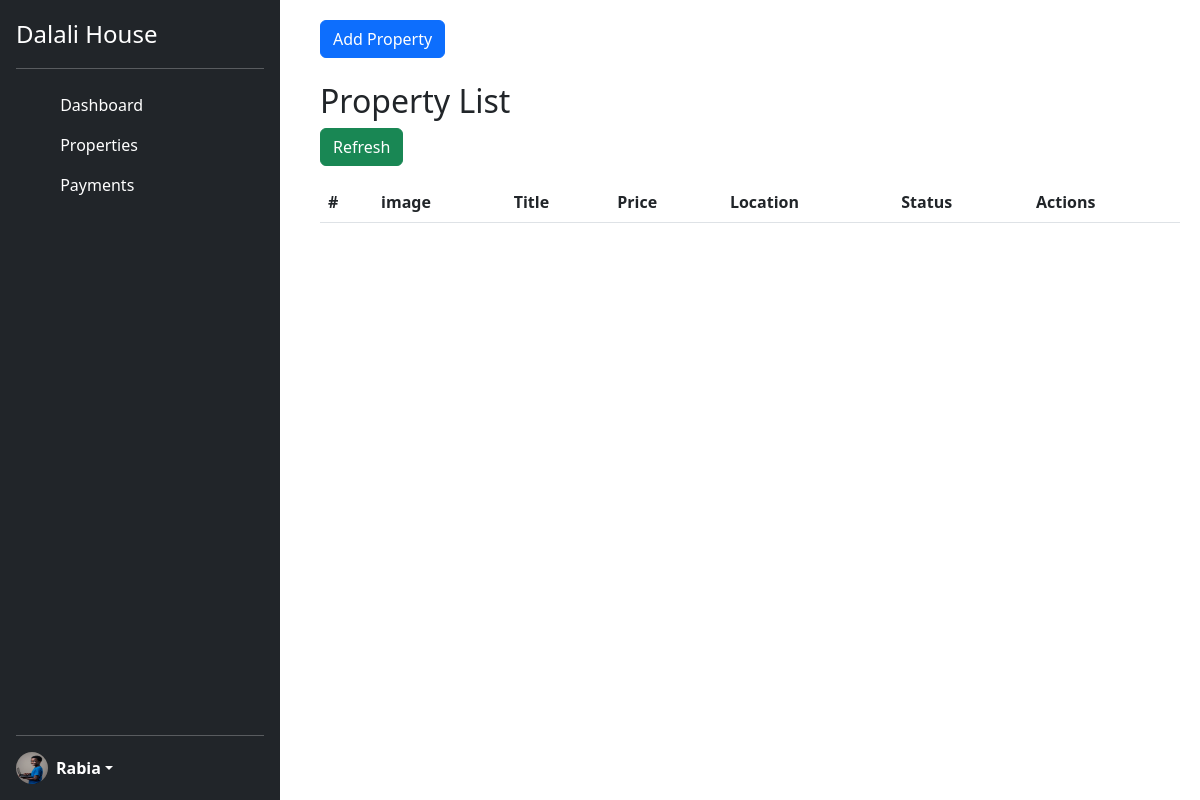
Page /add-property/ (signed in) on the committed database.
### Dalalisell/models.py (models this page shows, shortened)
class CustomUser(AbstractUser):
    ROLE_CHOICE=[
        ('admin' ,'admin'),
        ('seller','seller'),
        ('buyer' ,'buyer'),
    ]
    image = models.ImageField(upload_to='upload/user', null=True, blank=True)
    phone=models.CharField(max_length=14)
    role = models.CharField(max_length=13 ,choices=ROLE_CHOICE, default='buyer')

### Dalalisell/views.py (the view, shortened to what this page needs)
# urls.py: path('add-property/', views.AddPropertyView.as_view(), name='add-property'),
class AddPropertyView(LoginRequiredMixin, View):
    def get(self, request):
        return render(request, 'add_property.html')

### Dalalisell/templates/add_property.html (shortened to what this page needs)
{% extends "base.html" %} {% block content %} {% include "slidebar.html" %}
<div class="main_content" style="margin-left: 300px; padding: 20px">
  <button
    type="button"
    class="btn btn-primary"
    data-bs-toggle="modal"
    data-bs-target="#exampleModal"
  >
    Add Property
  </button>
  <h2 class="mt-4">Property List</h2>
  <a  href="{% url 'viewproperty' %}" class="btn btn-success mb-3"
    >Refresh</a>
  <table class="table table-striped">
    <thead>
      <tr>
        <th scope="col">#</th>
        <th scope="col">image</th>
        <th scope="col">Title</th>
        <th scope="col">Price</th>
        <th scope="col">Location</th>
        <th scope="col">Status</th>
        <th scope="col">Actions</th>
      </tr>
    </thead>
  </table>
</div>
{%endblock%}

### Dalalisell/templates/slidebar.html (shortened to what this page needs)
{% load static %}
<link
  href="https://cdn.jsdelivr.net/npm/bootstrap@5.3.0/dist/css/bootstrap.min.css"
  rel="stylesheet"
/>
<link
  rel="stylesheet"
  href="https://cdnjs.cloudflare.com/ajax/libs/font-awesome/6.5.1/css/all.min.css"
/>
<div
  class="d-flex flex-column flex-shrink-0 p-3 text-bg-dark"
  style="width: 280px; height: 100vh; position: fixed; margin-top: 0"
>
  <a
    href="{%url 'seller-dashboard'%}"
    class="d-flex align-items-center mb-3 mb-md-0 me-md-auto text-white text-decoration-none"
  >
    <span class="fs-4">Dalali House</span>
  </a>
  <hr />
  <ul class="nav nav-pills flex-column mb-auto">
    <li class="nav-item">
      <a
        href="{% url 'seller-dashboard' %}"
        class="nav-link text-white"
        aria-current="page"
      >
        <svg
          class="bi pe-none me-2"
          width="16"
          height="16"
          aria-hidden="true"
        ></svg>
        Dashboard
      </a>
    </li>
    <li>
      <a href="{% url 'add-property' %}" class="nav-link text-white">
        <svg class="bi pe-none me-2" width="16" height="16"></svg>
        Properties
      </a>
    </li>
    <li>
      <a href="#" class="nav-link text-white">
        <svg class="bi pe-none me-2" width="16" height="16"></svg>
        Payments
      </a>
    </li>
  </ul>
  <hr />
  <div class="dropdown">
    <a
      href="#"
      class="d-flex align-items-center text-white text-decoration-none dropdown-toggle"
      data-bs-toggle="dropdown"
      aria-expanded="false"
    >
      <img
        src="{% if user.image %}{{ user.image.url }}{% else %}{% static 'default-avatar.png' %}{% endif %}"
        alt="{{ user.username }}"
        width="32"
        height="32"
        class="rounded-circle me-2"
      />
      <strong>{{user.username}}</strong>
    </a>
  </div>
</div>

### rows in the picture
CustomUser: image (picture), username "Rabia"
